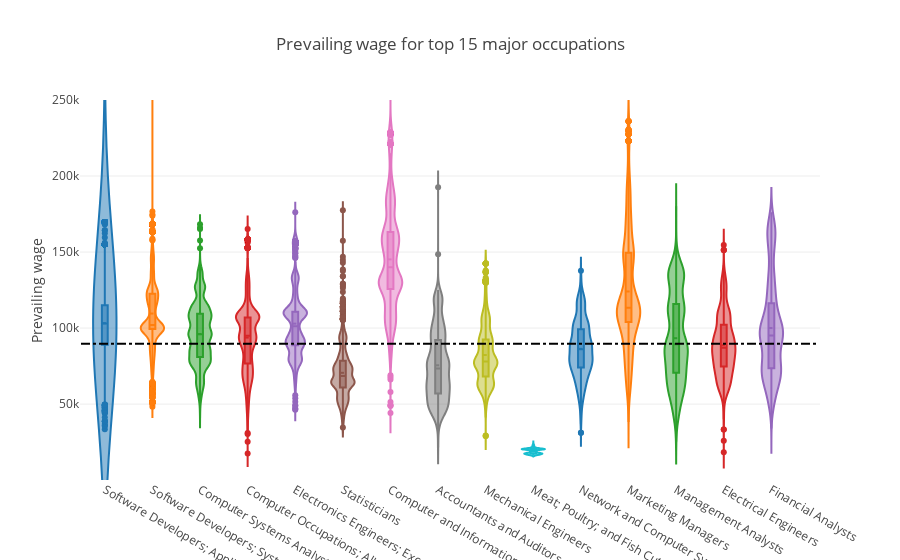

Notebook source saved alongside this figure:
### Code cell
# print(df['PW_UNIT_OF_PAY_9089'].unique())
# print(df.groupby(['PW_UNIT_OF_PAY_9089']).describe()['PW_AMOUNT_9089'])
df['PW_AMOUNT_9089'] = pd.to_numeric(df['PW_AMOUNT_9089'], errors='coerce')
df['Pay'] = df['PW_UNIT_OF_PAY_9089']
df['Pay'][df['PW_UNIT_OF_PAY_9089'] == 'Year'] = 1
df['Pay'][df['PW_UNIT_OF_PAY_9089'] == 'Month'] = 12
df['Pay'][df['PW_UNIT_OF_PAY_9089'] == 'Bi-Weekly'] = 26
df['Pay'][df['PW_UNIT_OF_PAY_9089'] == 'Week'] = 52
df['Pay'][df['PW_UNIT_OF_PAY_9089'] == 'Hour'] = 2000
df['Pay'] = df['Pay'] * df['PW_AMOUNT_9089']
df[['PW_SOC_TITLE','PW_AMOUNT_9089','PW_UNIT_OF_PAY_9089']] = df[['PW_SOC_TITLE','PW_AMOUNT_9089','PW_UNIT_OF_PAY_9089']].dropna()


pay_mean = df['Pay'].mean()
layout = dict(title = 'Prevailing wage for top 15 major occupations',
              yaxis = dict(range = [100, 250000],
                       title =  'Prevailing wage'
                ),
             shapes= [{
              'type' :'line',
              'x0': -0.5,
              'y0': pay_mean,
              'x1': 15,
              'y1': pay_mean,
              'line': { 'dash': 'dashdot'}
               }]
             )


job_lists = count_job[:15]
data = [{
    'y': df.loc[df.PW_SOC_TITLE == job]['Pay'], 
    'type':'violin',
    'name' : job,
    'box': {
            "visible": True
            },
    'meanline': {
                'visible': True
            },
    'showlegend':False,     
    } for i,job in enumerate(job_lists['PW_SOC_TITLE'])]

# print(data[0])
data1 = []
for i in range(len(data)):
    data1.append(data[i])

# fig = go.Figure(data=data1, layout=layout)
fig = dict(data=data,layout=layout)
iplot(fig)

### Figure 1 — Plotly figure (JSON) as saved in the notebook; plotly's stock layout.template omitted (floating-point values rounded to 4 significant figures; data arrays with more than 128 entries replaced by an {"elided": "..."} marker saying what was removed)
{"data": [{"box": {"visible": true}, "meanline": {"visible": true}, "name": "Software Developers; Applications", "showlegend": false, "type": "violin", "uid": "03f4a400-da7f-11e8-829b-849bca0185fb", "y": {"elided": "31387 float values"}}, {"box": {"visible": true}, "meanline": {"visible": true}, "name": "Software Developers; Systems Software", "showlegend": false, "type": "violin", "uid": "03f4a401-da7f-11e8-9663-849bca0185fb", "y": {"elided": "11457 float values"}}, {"box": {"visible": true}, "meanline": {"visible": true}, "name": "Computer Systems Analysts", "showlegend": false, "type": "violin", "uid": "03f4a402-da7f-11e8-a63e-849bca0185fb", "y": {"elided": "9924 float values"}}, {"box": {"visible": true}, "meanline": {"visible": true}, "name": "Computer Occupations; All Other", "showlegend": false, "type": "violin", "uid": "03f4a403-da7f-11e8-a8c9-849bca0185fb", "y": {"elided": "5117 float values"}}, {"box": {"visible": true}, "meanline": {"visible": true}, "name": "Electronics Engineers; Except Computer", "showlegend": false, "type": "violin", "uid": "03f4a404-da7f-11e8-90a9-849bca0185fb", "y": {"elided": "3313 float values"}}, {"box": {"visible": true}, "meanline": {"visible": true}, "name": "Statisticians", "showlegend": false, "type": "violin", "uid": "03f4a405-da7f-11e8-873e-849bca0185fb", "y": {"elided": "2255 int values"}}, {"box": {"visible": true}, "meanline": {"visible": true}, "name": "Computer and Information Systems Managers", "showlegend": false, "type": "violin", "uid": "03f4a406-da7f-11e8-8f8e-849bca0185fb", "y": {"elided": "2134 float values"}}, {"box": {"visible": true}, "meanline": {"visible": true}, "name": "Accountants and Auditors", "showlegend": false, "type": "violin", "uid": "03f4a407-da7f-11e8-b040-849bca0185fb", "y": {"elided": "2063 float values"}}, {"box": {"visible": true}, "meanline": {"visible": true}, "name": "Mechanical Engineers", "showlegend": false, "type": "violin", "uid": "03f4a408-da7f-11e8-b271-849bca0185fb", "y": {"elided": "1890 int values"}}, {"box": {"visible": true}, "meanline": {"visible": true}, "name": "Meat; Poultry; and Fish Cutters and Trimmers", "showlegend": false, "type": "violin", "uid": "03f4a409-da7f-11e8-ab8a-849bca0185fb", "y": {"elided": "1851 int values"}}, {"box": {"visible": true}, "meanline": {"visible": true}, "name": "Network and Computer Systems Administrators*", "showlegend": false, "type": "violin", "uid": "03f4a40a-da7f-11e8-83a3-849bca0185fb", "y": {"elided": "1847 float values"}}, {"box": {"visible": true}, "meanline": {"visible": true}, "name": "Marketing Managers", "showlegend": false, "type": "violin", "uid": "03f4a40b-da7f-11e8-b642-849bca0185fb", "y": {"elided": "1465 float values"}}, {"box": {"visible": true}, "meanline": {"visible": true}, "name": "Management Analysts", "showlegend": false, "type": "violin", "uid": "03f4a40c-da7f-11e8-8ab1-849bca0185fb", "y": {"elided": "1287 float values"}}, {"box": {"visible": true}, "meanline": {"visible": true}, "name": "Electrical Engineers", "showlegend": false, "type": "violin", "uid": "03f4a40d-da7f-11e8-a232-849bca0185fb", "y": {"elided": "1285 int values"}}, {"box": {"visible": true}, "meanline": {"visible": true}, "name": "Financial Analysts", "showlegend": false, "type": "violin", "uid": "03f4a40e-da7f-11e8-821b-849bca0185fb", "y": {"elided": "1284 float values"}}], "layout": {"shapes": [{"line": {"dash": "dashdot"}, "type": "line", "x0": -0.5, "x1": 15, "y0": 89630.0, "y1": 89630.0}], "title": "Prevailing wage for top 15 major occupations", "yaxis": {"range": [100, 250000], "title": "Prevailing wage"}}}
